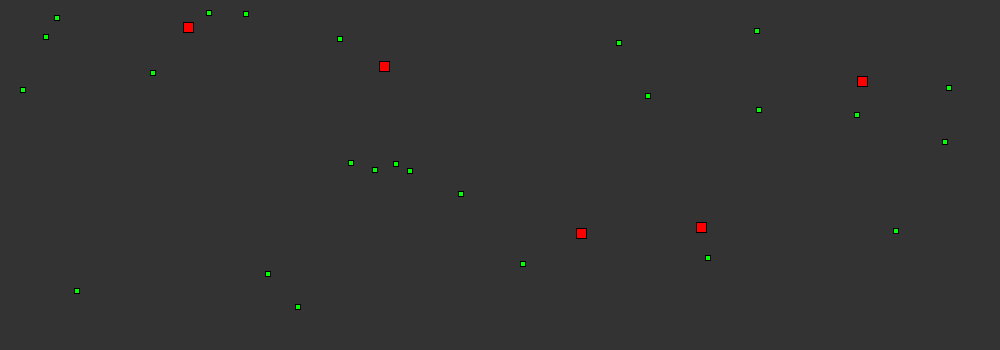
Frame 1 (no input)
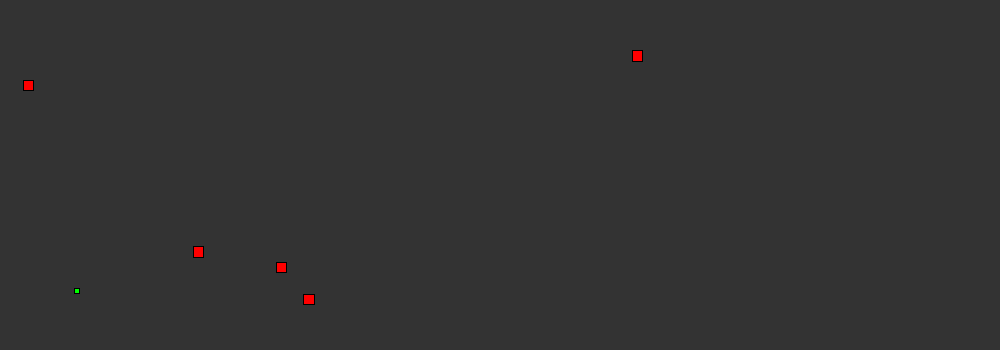
Frame 60 (the mouse pressed at the canvas centre just before this capture)
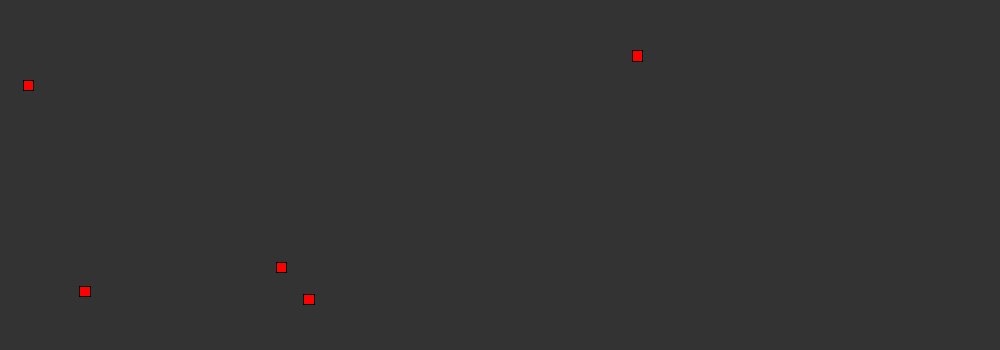
Frame 120 (the mouse held since frame 60 and released just before this capture)

The Processing sketch that drew these frames (run headless with seeded random() and noise(); from frame 60 on, the mouse is pressed at the canvas centre):

// Processing sketch: sketch_210406a
// ── sketch_210406a.pde
// SETUP
int BACKGROUND_COLOR = 51;

int POINT_NUM = 25;
int MOVER_NUM = 5;

int POINT_DISTRIBUTION_DISTANCE = 15;
// SETUP

ArrayList<Mover> movers = new ArrayList<Mover>();
ArrayList<Point> points = new ArrayList<Point>();

void setup()
{
  size(1000, 350);

  for (int i = 0; i < POINT_NUM; i++) points.add(new Point());
  for (int i = 0; i < MOVER_NUM; i++) movers.add(new Mover());
}

void draw()
{
  background(BACKGROUND_COLOR);
  stroke(0, 0, 0);
  strokeWeight(1);

  for (Mover m : movers)
  {
    m.update(points);
    m.draw();
  }

  for (Point p : points)
    p.draw();
}

void mousePressed()
{
  if (mouseButton == LEFT)
  {
    make_point(mouseX, mouseY);
  } else if (mouseButton == RIGHT)
  {
    for (Mover m : movers)
      m.toggle_frozen();
  }
}

void mouseDragged()
{
  Point closest = get_closest_point(mouseX, mouseY);

  if (closest == null)
  {
    return;
  }

  float distance = dist(mouseX, mouseY, closest.location.x, closest.location.y);

  if (distance > POINT_DISTRIBUTION_DISTANCE)
    make_point(mouseX, mouseY);
}

Point get_closest_point(float x, float y)
{
  float distance;
  float closest_distance = width;
  Point point = null;

  for (Point p : points)
  {
    distance = dist(x, y, p.location.x, p.location.y);

    if (distance < closest_distance)
    {
      closest_distance = distance;
      point = p;
    }
  }

  return point;
}

void make_point(float x, float y)
{
  Point p = new Point();

  p.location.x = x;
  p.location.y = y;

  points.add(p);
}

// ── mover.pde
// SETUP
int MOVER_SIZE = 10;
int MOVER_MAX_SPEED = 15;
int MOVER_MIN_DISTANCE = MOVER_SIZE * 2;
float MOVER_DIR_SCALE = 50.0; // Making this higher prevents movers from orbiting around a targeted point, which they will do because of how fast they move.

float GROWTH_RATE = 0.1;
// SETUP

class Mover
{
  PVector location;
  PVector acceleration;
  PVector velocity;
  Point target;
  boolean is_frozen;
  int collected;

  Mover()
  {
    float x = random(MOVER_SIZE, width - MOVER_SIZE);
    float y = random(MOVER_SIZE, height - MOVER_SIZE);

    location = new PVector(x, y);
    acceleration = new PVector(0, 0);
    velocity = new PVector(0, 0);
    target = null;
    is_frozen = false;
    collected = 0;
  }

  void draw()
  {
    if (is_frozen)
    {
      fill(0, 0, 255);
    } else
    {
      fill(255, 0, 0);
    }

    float size = MOVER_SIZE + collected * GROWTH_RATE;

    square(location.x, location.y, size);
  }

  void update(ArrayList<Point> points)
  {
    if (is_frozen)
    {
      return;
    }

    if (target == null)
    {
      target = find_closest();
    }

    action(points);
    move();
  }

  void move()
  {
    if (target == null)
    {
      return;
    }

    PVector direction = PVector.sub(target.location, location);
    direction.normalize();
    direction.mult(MOVER_DIR_SCALE);

    acceleration = direction;

    velocity.add(acceleration);
    velocity.limit(MOVER_MAX_SPEED);
    location.add(velocity);
  }

  void toggle_frozen()
  {
    is_frozen = !is_frozen;
  }

  Point find_closest()
  {
    float closest_distance = width;
    float dist = 0;
    Point p;
    Point closest = null;

    // Get closest point.
    for (int i = points.size() - 1; i >= 0; i--)
    {
      p = points.get(i);
      dist = dist(location.x, location.y, p.location.x, p.location.y);

      if (dist > closest_distance)
      {
        continue;
      }

      // Make sure it has not been targeted by any other mover.
      if (p.targeted_by != null && p.targeted_by != this)
      {
        continue;
      }

      closest = p;
      closest_distance = dist;
    }

    if (closest != null)
    {
      closest.targeted_by = this;
    }

    return closest;
  }

  void action(ArrayList<Point> points)
  {
    if (target == null)
    {
      return;
    }

    float distance = dist(location.x, location.y, target.location.x, target.location.y);

    // Remove the point we hit and add a new one.
    if (distance < MOVER_MIN_DISTANCE)
    {
      int id = target.get_array_id(points);

      points.remove(id);
      //points.add(new Point());

      collected++;

      target = null;
    }
  }
}

// ── point.pde
// SETUP
float POINT_SIZE = 5;
// SETUP

class Point
{
  PVector location;
  Mover targeted_by = null;

  Point()
  {
    float x = random(POINT_SIZE, width - POINT_SIZE);
    float y = random(POINT_SIZE, height - POINT_SIZE);

    location = new PVector(x, y);
  }

  void draw()
  {
    fill(0, 255, 0);

    square(location.x, location.y, POINT_SIZE);
  }

  int get_array_id(ArrayList<Point> points)
  {
    for (int i = 0; i < points.size(); i++)
    {
      if (points.get(i) == this)
      {
        return i;
      }
    }

    return -1;
  }
}
